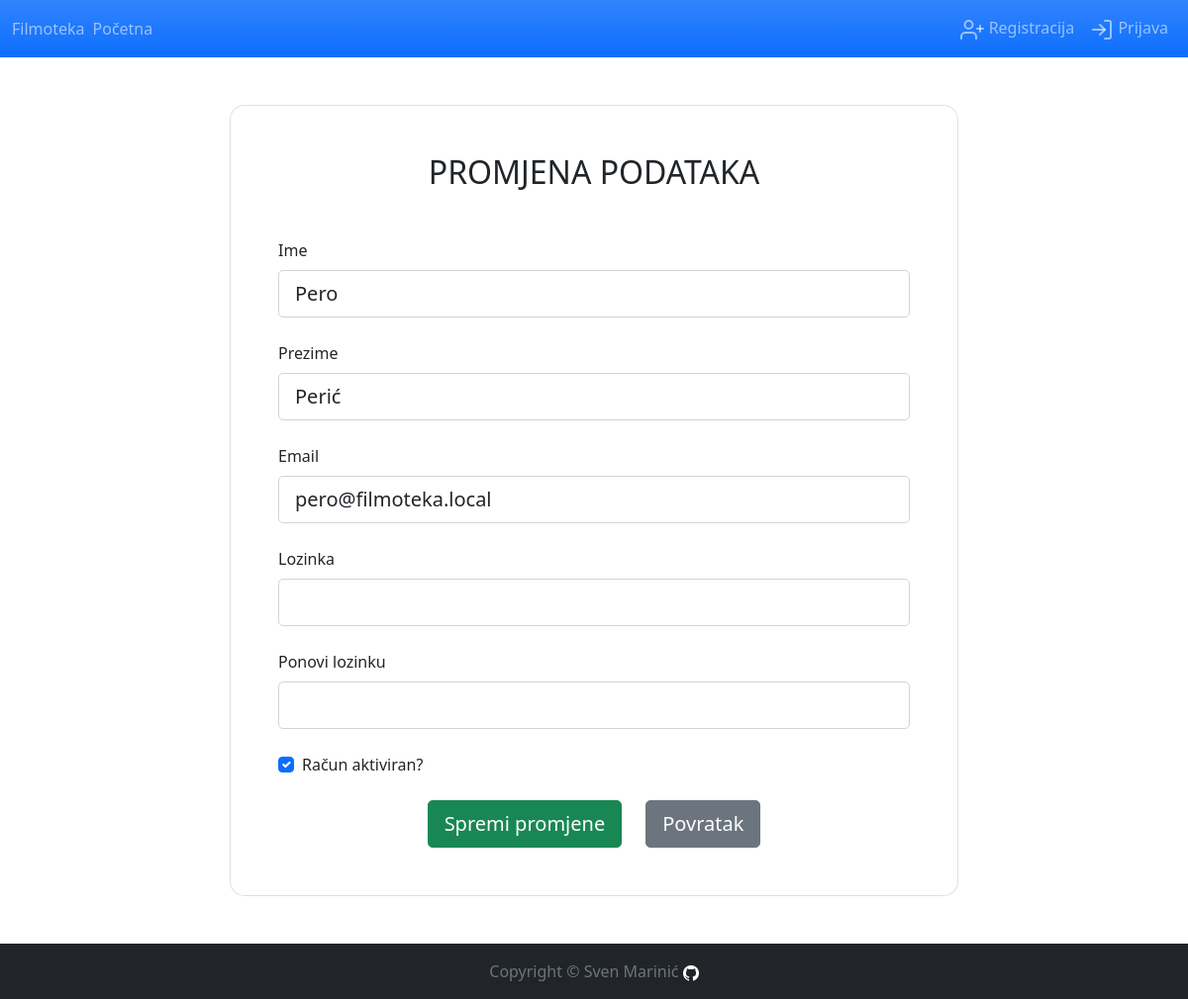
Screenshot of /edit_user.php?user_id=2 with the database file from the repository.
### tables this page shows
CREATE TABLE `users` (
  `id` int(11) NOT NULL,
  `first_name` varchar(50) NOT NULL,
  `last_name` varchar(50) NOT NULL,
  `email` varchar(50) NOT NULL,
  `password` char(255) NOT NULL,
  `created_at` datetime NOT NULL DEFAULT current_timestamp(),
  `updated_at` datetime DEFAULT NULL,
  `is_enabled` tinyint(1) NOT NULL DEFAULT 1,
  `role_id` int(11) NOT NULL
);

### php/users.controller.php (called while the page is built, shortened)
<?php
function getUser($id) {
  $conn = createConnection();
  $sql = "SELECT users.first_name, users.last_name, users.email, users.created_at, users.updated_at, users.is_enabled FROM users, roles WHERE users.id=? AND users.role_id = roles.id";
  $stmt = $conn->prepare($sql);
  $stmt->bind_param("i", $id);
  $stmt->execute();
  $result = $stmt->get_result();
  $user = $result->fetch_assoc();
  return $user;
}

### edit_user.php (the view, shortened to what this page needs)
<?php
require_once(APP_ROOT . '/php/users.controller.php');
require_once(APP_ROOT . '/components/head.component.php');
?>
<body class="d-flex flex-column h-100">
  <?php
  include(APP_ROOT . '/components/navbar.component.php');
  ?>
  <main class="flex-shrink-0">
    <div class="container py-5 h-100">
      <div class="row">
        <div class="col col-md-2"></div>
        <div class="col col-md-8">
          <?php
          $user = getUser($_GET['user_id']);
          $checkbox_modifier = '';
          if ($user['is_enabled'] == '1') {
            $checkbox_modifier = 'checked';
          }
          ?>
          <div class="card" style="border-radius: 15px;">
            <div class="card-body p-5">
              <h2 class="text-uppercase text-center mb-5">Promjena podataka</h2>
              <form action="edit_user.php" method="post">
                <div class="form-outline mb-4">
                  <label class="form-label" for="firstNameInput">Ime</label>
                  <input type="text" id="firstNameInput" name="first_name" class="form-control form-control-lg" value='<?= $user['first_name'] ?>' required>
                </div>
                <div class="form-outline mb-4">
                  <label class="form-label" for="lastNameInput">Prezime</label>
                  <input type="text" id="lastNameInput" name="last_name" class="form-control form-control-lg" value='<?= $user['last_name'] ?>' required>
                </div>
                <div class="form-outline mb-4">
                  <label class="form-label" for="emailInput">Email</label>
                  <input type="email" id="emailInput" name="email" class="form-control form-control-lg" value='<?= $user['email'] ?>' required>
                </div>
                <div class="form-outline mb-4">
                  <label class="form-label" for="passwordInput">Lozinka</label>
                  <input type="password" id="passwordInput" name="password" class="form-control form-control-lg" required>
                </div>
                <div class="form-outline mb-4">
                  <label class="form-label" for="passwordConfirmInput">Ponovi lozinku</label>
                  <input type="password" id="passwordConfirmInput" name="password_confirm" class="form-control form-control-lg" required>
                </div>
                <div class="form-outline mb-4">
                  <div class="form-check">
                    <input class="form-check-input" type="checkbox" name="is_enabled" value="1" id="isEnabledCheckbox" <?= $checkbox_modifier ?>>
                    <label class="form-check-label" for="isEnabledCheckbox">
                      Račun aktiviran?
                    </label>
                  </div>
                </div>
                <div class="d-flex justify-content-center">
                  <button type="submit" class="btn btn-success btn-block btn-lg">Spremi promjene</button>
                  <a class="btn btn-secondary btn-block btn-lg ms-4" role=button href="index.php">Povratak</a>
                </div>
              </form>
            </div>
          </div>
        </div>
      </div>
    </div>
  </main>
  <?php
  include(APP_ROOT . '/components/footer.component.php');
  ?>
</body>
</html>

### rows the page displays
users: first_name "Pero", last_name "Perić", email "pero@filmoteka.local"
